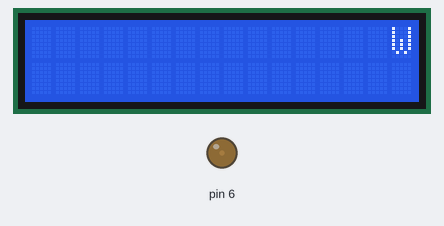
This sketch was run on a simulated Arduino Uno, built with avr-gcc and run on an emulated ATmega328P. Shown: 16×2 character LCD, output pins drawn as LEDs (lit = HIGH).

Above: at 0.44 s.
At 1.71 s:
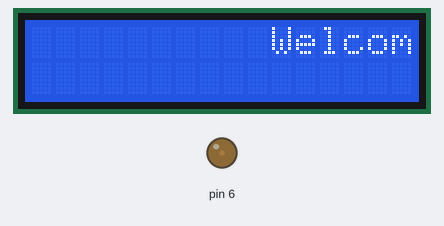
At 2.99 s:
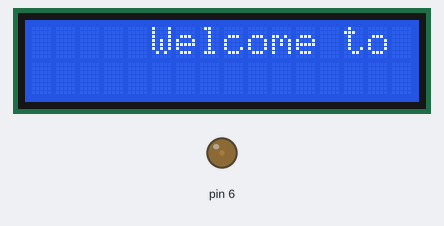
At 5.78 s:
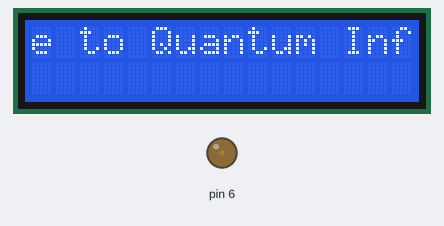
At 8.32 s:
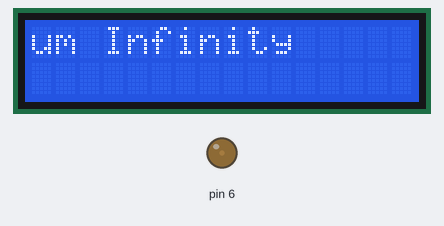
At 11.0 s:
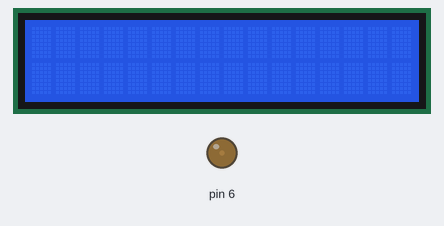

Measured:
- by itself, everything shown: repeats every 11.3 s, in 43 steps
- what the display in image 5 shows lasts 0.6 s, from 11.0 s to 11.6 s

The sketch:

LCD_AUTOSCROLL.ino
```cpp
#include<LiquidCrystal.h>
int Contrast=20, i=0, j=0, a=0;     //i<=15, j<=strlen
char mes[]="                Welcome to Quantum Infinity                ";
LiquidCrystal lcd(12, 11, 5, 4, 3, 2);
void setup()
{
analogWrite(6,Contrast);
lcd.begin(16, 2);
}
void loop()
{
label:
if (j>43)
  exit(1);
i=0;
while(i<=15)
  {
  lcd.setCursor(i,0);
  lcd.print(mes[i+j]);
  i++;
  }
delay(250);
j=j+1;
if(j>43)
{
lcd.clear();
delay(100);
i=0;
j=0;
goto label;}
}
```
